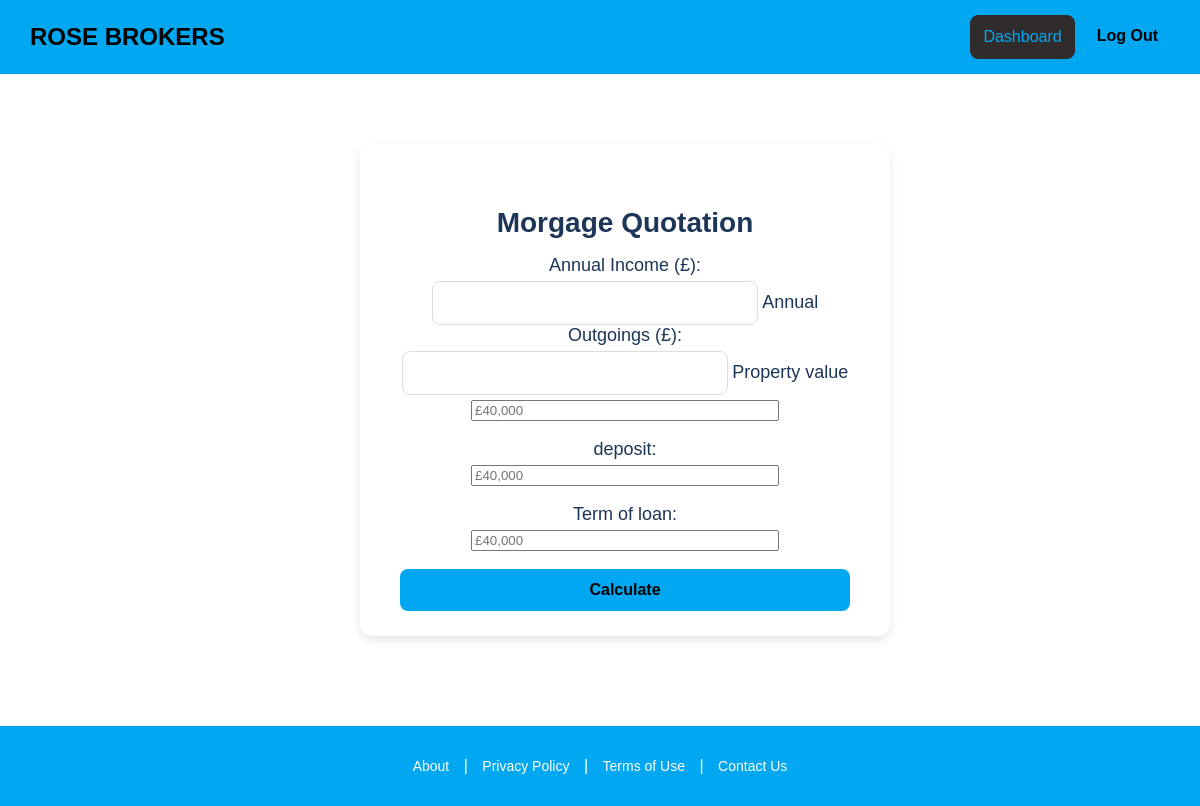
Page /quotation.php (signed in) on the earlier database version.
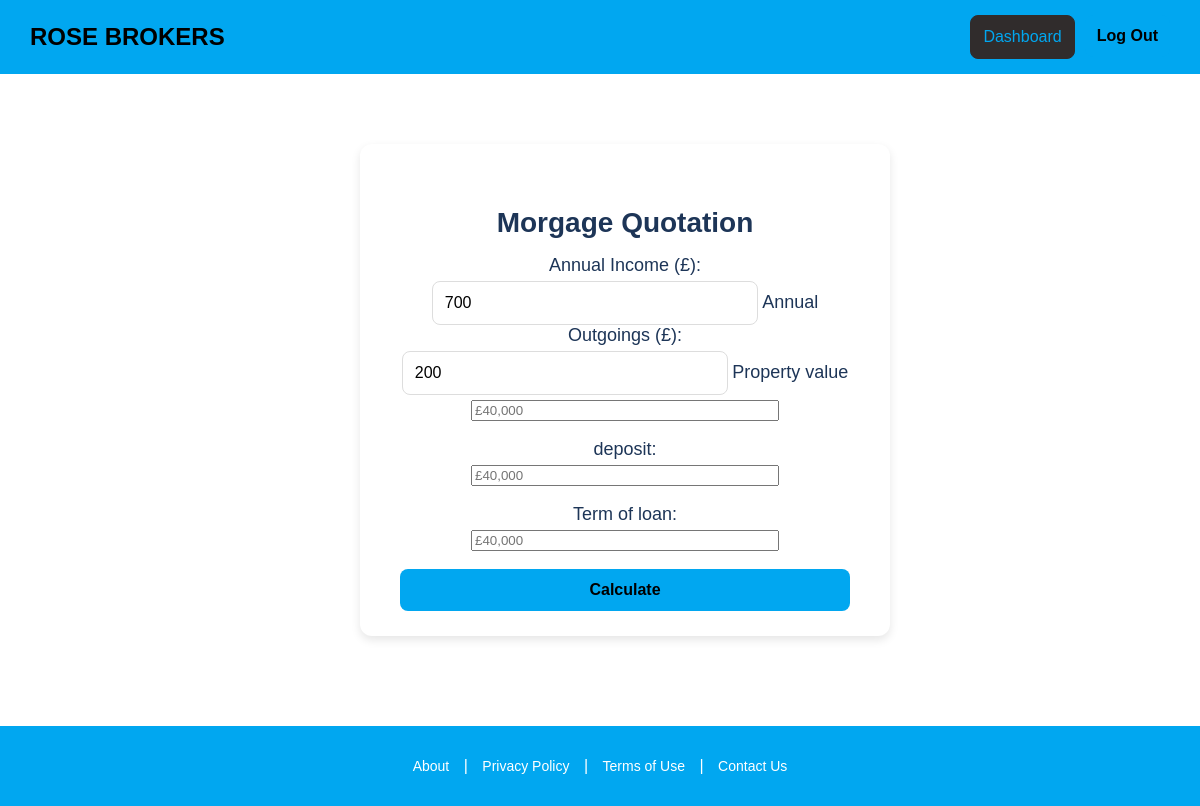
Same page on the later database version.
### tables this page shows
CREATE TABLE "Users" (
	"UserId"	INTEGER,
	"Email"	TEXT NOT NULL UNIQUE,
	"FullName"	TEXT NOT NULL,
	"AnnualIncome"	NUMERIC,
	"AnnualOutcome"	NUMERIC,
	"CreditScore"	NUMERIC,
	"EmploymentType"	TEXT,
	"DOB"	TEXT,
	"Password"	TEXT NOT NULL,
	"QuoteId"	TEXT,
	PRIMARY KEY("UserId"),
	FOREIGN KEY("QuoteId") REFERENCES "Quote"("QuoteId")
);

### quotation.php (the view, shortened to what this page needs)
<?php
require 'db.php';
$user_id = $_SESSION['user_id'];
$stmt = $conn->prepare("SELECT  AnnualIncome, AnnualOutcome FROM Users WHERE UserId = ?");
$stmt->execute([$user_id]);
$user = $stmt->fetch(PDO::FETCH_ASSOC);
?>
<!DOCTYPE html>
<html lang="en">
  <head>
    <link rel="stylesheet" href="/css/global.css" />
  </head>
  <body>
    <header class="navbar">
      <a href="index.html" class="navbar__title-link">
        <h1 class="navbar__title">ROSE BROKERS</h1>
      </a>
      <div class="navbar__buttons">
        <a href="dashboard.php"><button class="btn btn--register">Dashboard</button></a>
        <a href="logout.php"><button class="btn btn--login">Log Out</button></a>
      </div>
    </header>
    <section class="intro-section">
      <div class="intro-section__content">
        <h4 class="intro-section__title">Morgage Quotation</h4>
        <form id="mortgageForm" method="POST">
          <div>
          <label class="card__title">Annual Income (£):</label><br />
          <input type="AnnualIncome" id="AnnualIncome" name="AnnualIncome" class="profile-page__input" value="<?php echo htmlspecialchars($user['AnnualIncome']); ?>">
          <label class="card__title">Annual Outgoings (£):</label><br />
          <input type="AnnualOutcome" id="AnnualOutcome" name="AnnualOutcome" class="profile-page__input" value="<?php echo htmlspecialchars($user['AnnualOutcome']); ?>">
          <label class="card__title">Property value</label><br />
          <input type="number" name="outgoings" required placeholder="£40,000"/><br /><br />
          <label class="card__title">deposit:</label><br />
          <input type="number" name="outgoings" required placeholder="£40,000"/><br /><br />
          <label class="card__title">Term of loan:</label><br />
          <input type="number" name="outgoings" required placeholder="£40,000"/><br /><br />
          <button type="submit" class="btn btn--login">Calculate</button>
          </div>
        </form>
      </div>
    </section>
    <footer class="footer">
      <p class="footer__text">
        <a href="/about.html">About</a> |
        <a href="/privacy.html">Privacy Policy</a> |
        <a href="/terms.html">Terms of Use</a> |
        <a href="/contact.html">Contact Us</a>
      </p>
    </footer>
  </body>
</html>

### css/global.css (style rules this page uses)
body { font-family: Arial, sans-serif; margin: 0; padding: 0; background-color: white; }
.navbar { background-color: #01A7F0; color: black; display: flex; justify-content: space-between; align-items: center; padding: 15px 30px; }
.navbar__title { margin: 0; font-size: 24px; font-weight: bold; text-decoration: none; }
.navbar__title-link { text-decoration: none; color: inherit; }
.navbar__buttons { display: flex; gap: 10px; }
.intro-section { display: flex; justify-content: center; align-items: center; padding: 50px 10%; margin-top: 20px; position: relative; }
.intro-section__content { background-color: #fff; border-radius: 12px; padding: 25px 40px; max-width: 450px; box-shadow: 0px 4px 10px rgba(0, 0, 0, 0.1); margin-right: -50px; z-index: 2; }
.intro-section__title { font-size: 28px; color: #1d3557; font-weight: bold; margin-bottom: 15px; line-height: 1.2; }
.card__title { font-size: 18px; color: #1d3557; margin-bottom: 10px; }
.btn { padding: 12px; border: none; border-radius: 8px; font-size: 16px; cursor: pointer; width: 100%; }
.btn--login { background-color: #01A7F0; color: black; font-weight: bold; border-color: black; border-width: 4px; }
.btn--register { background-color: #302c2c; color: #01A7F0; border: 1px solid #302c2c; }
.profile-page__input { padding: 12px; border: 1px solid #ddd; border-radius: 8px; font-size: 16px; }
.footer { background-color: #01A7F0; color: white; text-align: center; padding: 15px; margin-top: 40px; }
.footer__text a { color: white; text-decoration: none; margin: 0 10px; font-size: 14px; }

### quotation.php (style rules this page uses)
.intro-section__content { display: flex; flex-direction: column; align-items: center; text-align: center; }
.intro-section__content input, .intro-section__content select { width: 300px; margin-top: 5px; }

Differences in the rows shown:
now on this page (row edited): users: AnnualIncome "700", AnnualOutcome "200"
